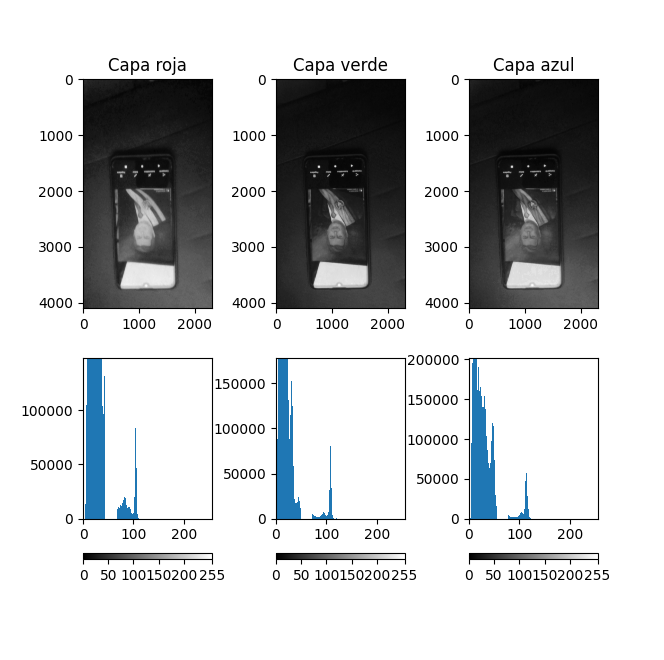
#> input picture tareaAjusteyEQ/Cuadro antes del ajuste.png, 664 x 660 px, given in place of ._reconstruida.jpeg, which was not available
$ python ajusteFotosRGB.py
#> lines starting #> are read from the running program, lines starting #| are printed output that depends on the picture; pictures that were not available may be replaced by others from this repository, and a replacement may not be noted
#> the answer given: .
### tareaAjusteyEQ/ipFunctions.py
import matplotlib.pyplot as plt
import matplotlib as mpl
import numpy as np

def imsplit(img):
#> called with img = './._reconstruida.jpeg'
    rgb = plt.imread(img)
#> rgb is the input picture: shape (660, 664, 4) float32; mean R, G, B, A 0.792, 0.799, 0.804, 1
    r=rgb[:,:,0]
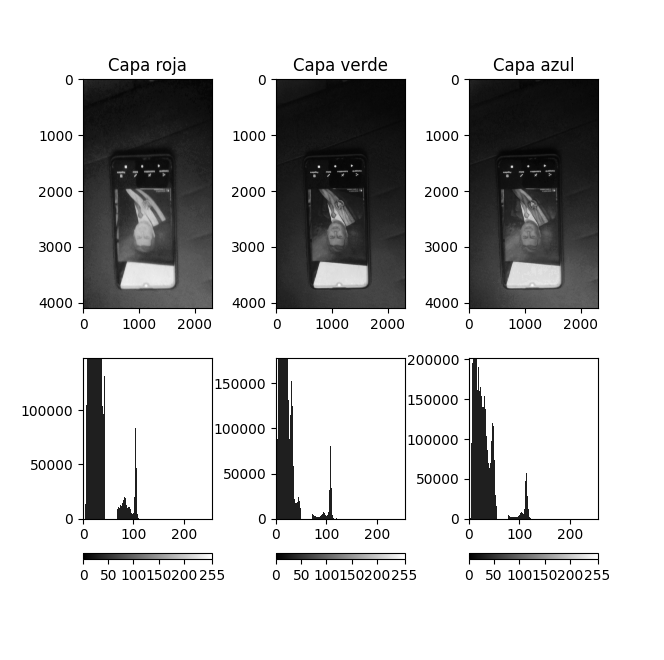
#> r: shape (660, 664) float32; min 0, max 1, mean 0.792
    g=rgb[:,:,1]
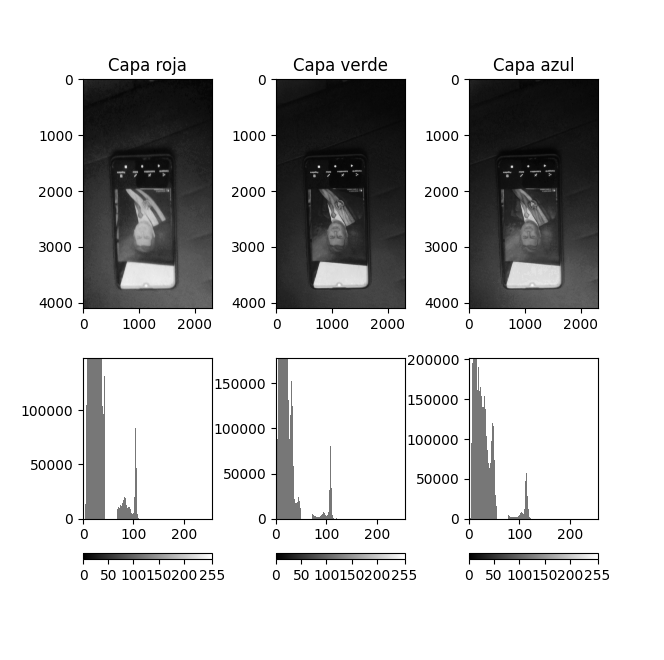
#> g: shape (660, 664) float32; min 0, max 1, mean 0.799
    b=rgb[:,:,2]
    return r,g,b

def imhist(r,show=True):
#> called with show = True
    h = np.zeros(256)
    filas,cols = r.shape
#> filas = 660; cols = 664
    for i in range(1,filas):
        for j in range(1,cols):
            h[r[i,j]] = h[r[i,j]]+1
#> after the loop, h = 256 values from 0 to 0
    if show==True:
        n = np.linspace(0,255,256)
        plt.bar(n,h)
        plt.set_cmap('gray')
        norm=mpl.colors.Normalize(vmin=0,vmax=255)
        escala=plt.cm.ScalarMappable(cmap='gray',norm=norm)
        escala.set_array([])
        plt.colorbar(escala,orientation="horizontal",ticks=[0,50,100,150,200,255])
        plt.xlim(0, 255)
        plt.ylim(0, max(h)*0.3)
        # plt.xlabel('Intensidad')
        # plt.ylabel('Cantidad')
    return h

# [37 lines left out: functions imadjust, stretchlim, histeq, not called in this run]

def rbg2gray(I):
    r,g,b=imsplit(I)
    return np.uint8(0.299*np.double(r)+0.587*np.double(g)+0.114*np.double(b))

### tareaAjusteyEQ/ajusteFotosRGB.py
from ipFunctions import *
import matplotlib.pyplot as plt
import matplotlib.image as mpimg

name = input('\nNombre de la imágen a procesar (frame, cubes): ')
print()
img = name+'/'+name+'_reconstruida.jpeg'

r,g,b = imsplit(img)

# Graficar las 3 capas de la imágen antes del ajuste
plt.figure(1)
plt.subplot(2,3,1)
plt.title('Capa roja')
plt.imshow(r)
plt.subplot(2,3,4)
#> (the run stopped early here; a loop or call above may not have finished)

$ run again, on tareaAjusteyEQ/Cuadro ecualizado.png
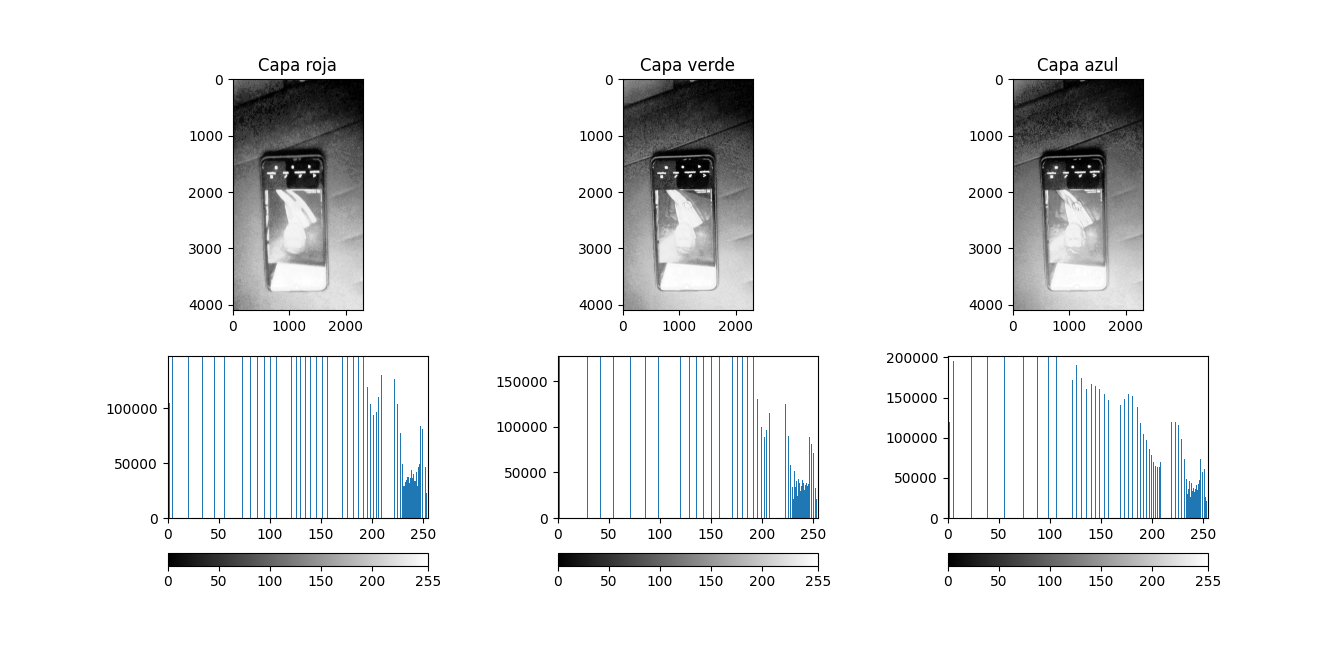
#> input picture tareaAjusteyEQ/Cuadro ecualizado.png, 1342 x 660 px, given in place of ._reconstruida.jpeg, which was not available
#> in imsplit, rgb is the input picture: shape (660, 1342, 4) float32; mean R, G, B, A 0.912, 0.917, 0.922, 1
#> in imsplit, `r=rgb[:,:,0]`:
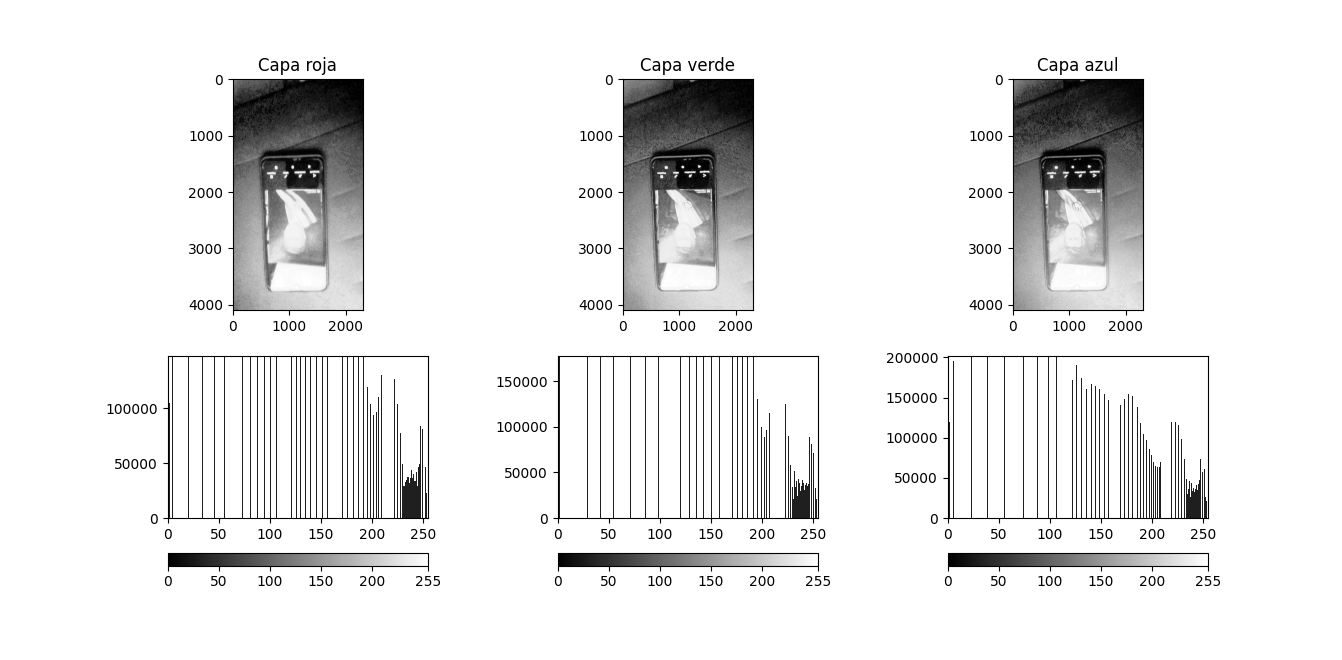
#> r: shape (660, 1342) float32; min 0, max 1, mean 0.912
#> in imsplit, `b=rgb[:,:,2]`:
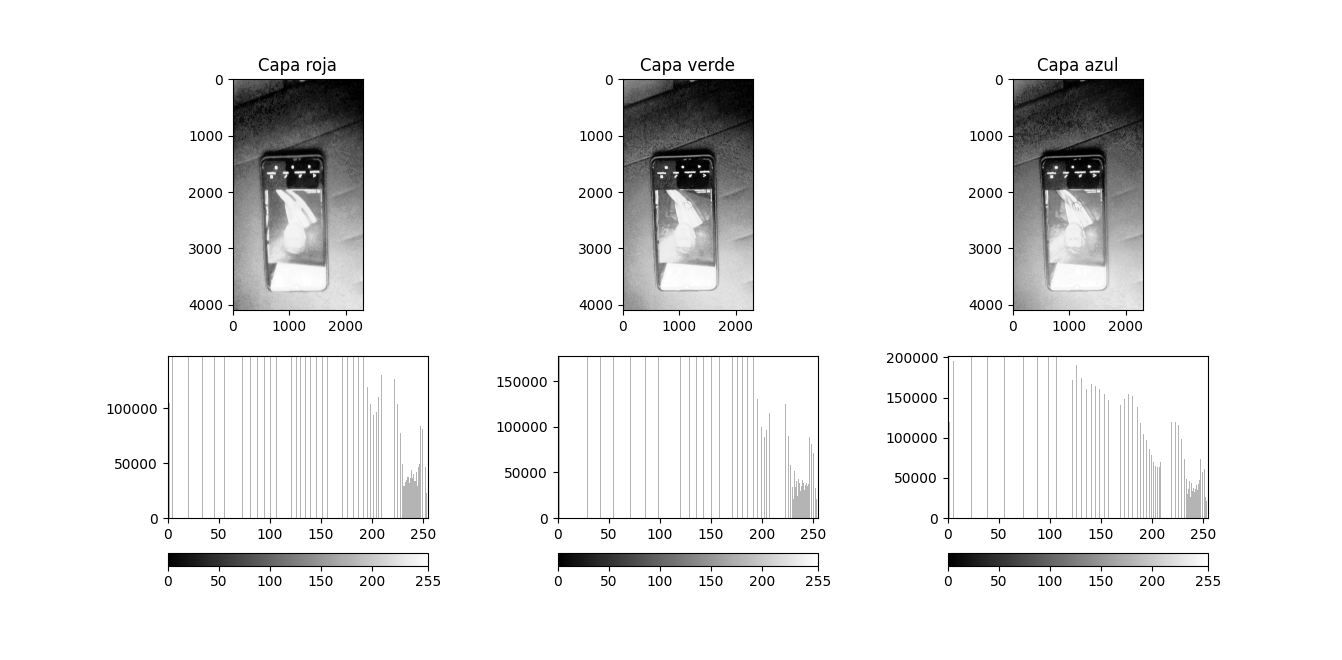
#> b: shape (660, 1342) float32; min 0, max 1, mean 0.922
#> after the loop in imhist, `for i in range(1,filas):`: h = 256 values from 0 to 0
